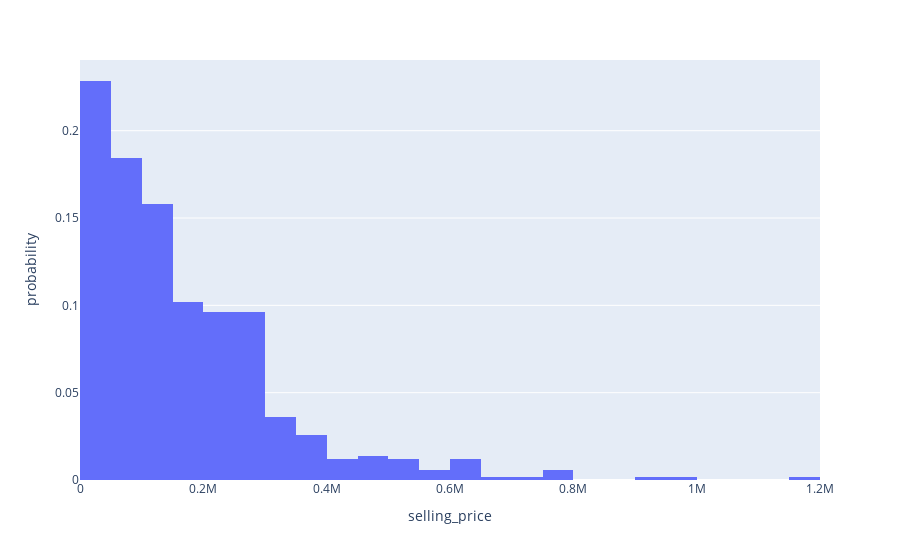

The code cell stored with this chart in its notebook:
### Code cell
import plotly.express as px
fig = px.histogram(df_shopee_crawl, x='selling_price', histnorm='probability')
fig.show()

### Figure 1 — Plotly figure (JSON) as saved in the notebook; plotly's stock layout.template omitted (floating-point values rounded to 4 significant figures; data arrays with more than 128 entries replaced by an {"elided": "..."} marker saying what was removed)
{"data": [{"alignmentgroup": "True", "bingroup": "x", "histnorm": "probability", "hovertemplate": "selling_price=%{x}<br>probability=%{y}<extra></extra>", "legendgroup": "", "marker": {"color": "#636efa", "pattern": {"shape": ""}}, "name": "", "offsetgroup": "", "orientation": "v", "showlegend": false, "type": "histogram", "x": {"elided": "499 float values"}, "xaxis": "x", "yaxis": "y"}], "layout": {"autosize": true, "barmode": "relative", "legend": {"tracegroupgap": 0}, "margin": {"t": 60}, "xaxis": {"anchor": "y", "autorange": true, "domain": [0, 1], "range": [0, 1200000], "title": {"text": "selling_price"}, "type": "linear"}, "yaxis": {"anchor": "x", "autorange": true, "domain": [0, 1], "range": [0, 0.2405], "title": {"text": "probability"}}}}
